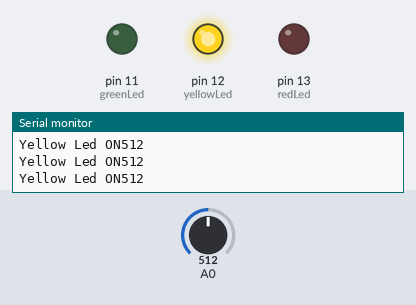
Simulated run of this sketch. Board: Arduino Uno, built with avr-gcc and run on an emulated ATmega328P. On the bench: output pins drawn as LEDs (lit = HIGH), the last lines printed to the serial monitor. The test bench sets the inputs (shaded band); at power-on: A0 = 512.

Above: at 1.2 s.
1.3 s: A0 set to 593
4.3 s: A0 set to 615
At 4.9 s:
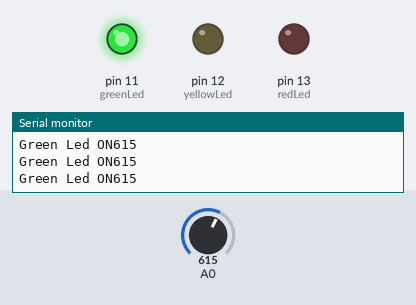
5.8 s: A0 set to 110
At 6.6 s:
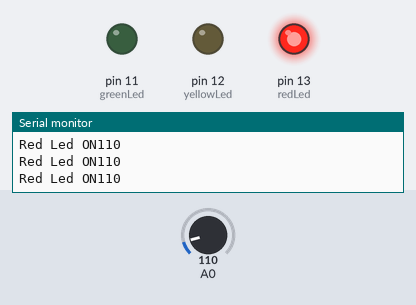
7.3 s: A0 set to 125
At 8.4 s:
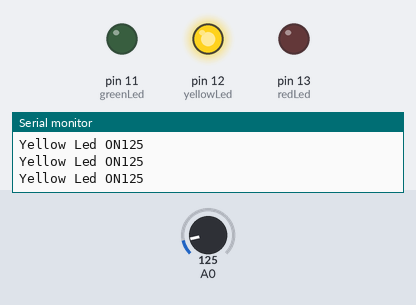
10.3 s: A0 set to 0
At 11.5 s:
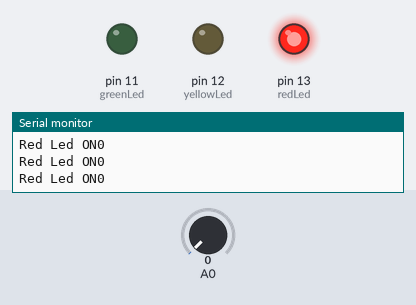
Timing chart, 0 to 12.8 s (numbered marks = the images above; inputs shaded):
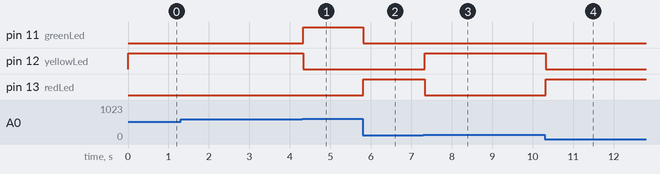

Measured:
- the behaviour switches between 600 and 601 on A0 (found by bisection; images 0 and 1)
- the behaviour switches between 120 and 121 on A0 (found by bisection; images 2 and 3)
- after the input at 4.3 s, pin 11 (greenLed): LOW → HIGH at once; pin 12 (yellowLed): HIGH → LOW at once
- after the input at 5.8 s, pin 11 (greenLed): HIGH → LOW at once; pin 13 (redLed): LOW → HIGH at once
- after the input at 7.3 s, pin 12 (yellowLed): LOW → HIGH at once; pin 13 (redLed): HIGH → LOW at once
- after the input at 10.3 s, pin 12 (yellowLed): HIGH → LOW at once; pin 13 (redLed): LOW → HIGH at once

The sketch:

light_blink_adc.ino
```cpp
/*
  This program is going to iperate on a dual mode
  When the voltage is high on the A0 - green lights
  When the voltage is 3 volts - yello lights
  then 0 - red voltage

  1023 - 600 -- Green led
  600 - 120 -- yellow led
  120 - 0 -- red led
 */

 const int redLed = 13, yellowLed = 12, greenLed = 11;

 // the pin mode initialization
 void setup() {
  pinMode(redLed, OUTPUT);
  pinMode(yellowLed, OUTPUT);
  pinMode(greenLed, OUTPUT);

  // begin the serial
  Serial.begin(9600);
  Serial.println("Program Starting...");
 }

 // the program to run
 void loop() {
  int AVal = analogRead(A0);
  Serial.println(AVal);

  // the logic of the game
  if (AVal > 600) {
    Serial.print("Green Led ON");
    digitalWrite(redLed, LOW);
    digitalWrite(yellowLed, LOW);
    digitalWrite(greenLed, HIGH);
  }
  else if (AVal > 120) {
    Serial.print("Yellow Led ON");
    digitalWrite(redLed, LOW);
    digitalWrite(yellowLed, HIGH);
    digitalWrite(greenLed, LOW);
  }
  else{
    Serial.print("Red Led ON");
    digitalWrite(redLed, HIGH);
    digitalWrite(yellowLed, LOW);
    digitalWrite(greenLed, LOW);
  }
 }
```
